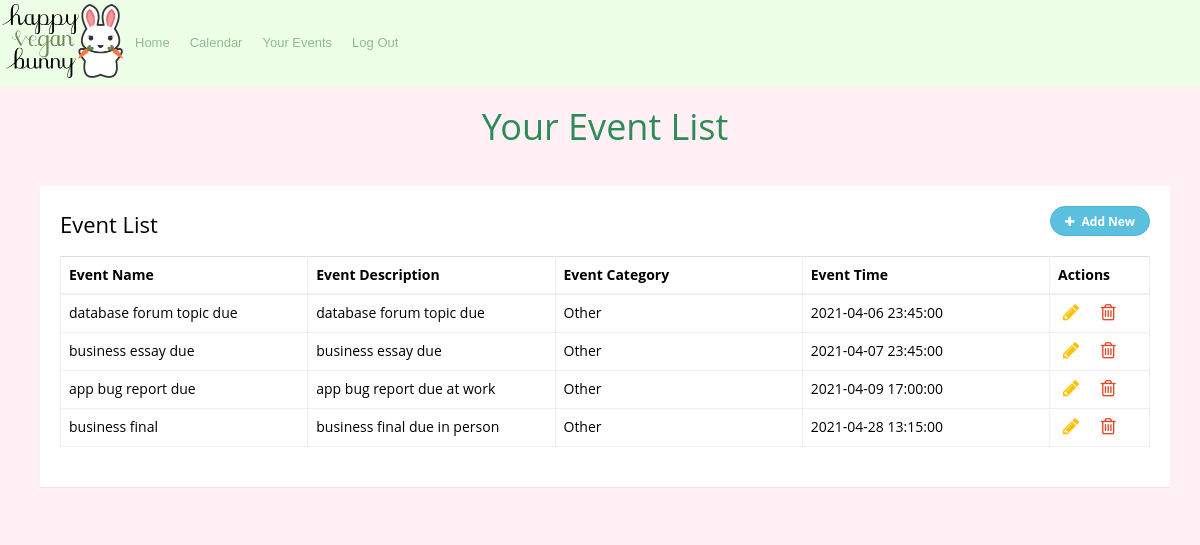
The page /0369/eventlist.php (signed in) on the database its author committed.
### tables this page shows
CREATE TABLE `calendar_events` (
  `id` int(11) NOT NULL,
  `userid` int(11) NOT NULL,
  `event_title` varchar(255) NOT NULL,
  `event_shortdesc` varchar(255) NOT NULL,
  `event_category` varchar(255) NOT NULL,
  `event_start` datetime NOT NULL
);

### 0369/eventlist.php (the view, shortened to what this page needs)
<?php require_once("auth.php");
require_once("config.php");
$sql='SELECT * FROM calendar_events WHERE userid='.$_SESSION['id'].'';
$result=$mysqli->query($sql);
$events = [];
if($result->num_rows > 0)
{
	$events = $result->fetch_all(MYSQLI_ASSOC);
}
?>
<!DOCTYPE html>
	<head>
		<link rel="stylesheet" href="https://maxcdn.bootstrapcdn.com/font-awesome/4.7.0/css/font-awesome.min.css">
        <link rel="stylesheet" href="https://maxcdn.bootstrapcdn.com/bootstrap/3.3.7/css/bootstrap.min.css">
		<link rel="stylesheet" href="../CSS/style.css">
        <link rel="stylesheet" href="calendar.css">
	</head>
	<body>
		<header>
			<nav class="navi">
				<ul>
					<li class="logo"><a href="../index.html">Happy Vegan Bunny</a></li>
                    <li class="links"><a href="../index.html">Home</a></li>
					<li class="links"><a href="calendar.php">Calendar</a></li>
                    <li class="links"><a href="eventlist.php">Your Events</a></li>
                    <li class="links"><a href="logout.php">Log Out</a></li>
				</ul>
			</nav>
		</header>
		<div class="container">
            <p><h1 style="text-align: center;">Your Event List</h1></p>
            <div class="table-wrapper">
                <div class="table-title">
                    <div class="row">
                        <div class="col-sm-8"><h2>Event List</h2></div>
                        <div class="col-sm-4">
                            <button type="button" class="btn btn-info add-new"><i class="fa fa-plus"></i> Add New</button>
                        </div>
                    </div>
                </div>
                <table class="table table-bordered">
                <thead>
                    <tr>
                        <th>Event Name</th>
                        <th>Event Description</th>
                        <th>Event Category</th>
                        <th>Event Time</th>
                        <th>Actions</th>
                    </tr>
                </thead>
                <tbody>
                <?php if(!empty($events)) { ?>
                    <?php foreach($events as $event) { ?>
                        <tr>
                            <td><?php echo $event['event_title']; ?></td>
                            <td><?php echo $event['event_shortdesc']; ?></td>
                            <td><?php echo $event['event_category']; ?></td>
                            <td><?php echo $event['event_start']; ?></td>
                            <td>
                                <a class="edit" title="Edit" data-toggle="tooltip" id="<?php echo $event['id']; ?>"><i class="fa fa-pencil"></i></a>
                                <a class="delete" title="Delete" data-toggle="tooltip" id="<?php echo $event['id']; ?>"><i class="fa fa-trash-o"></i></a>
                            </td>
                        </tr>
                    <?php } ?>
                <?php } ?>
                </tbody>
                </table>
            </div>
        </div>
	</body>
</html>

### CSS/style.css (style rules this page uses)
header { background-color: rgb(238, 255, 231); color: black; font-family: Arial, Helvetica, sans-serif, Cambria, Cochin, Georgia, Times, 'Times New Roman', serif; text-align: left; }
header .logo a { background-image: url("Images/logo.png"); background-size: 125px; background-repeat: no-repeat; text-indent: -10000%; display: inline-block; position: relative; top: 4px; height: auto; width: 125px; }
.navi { overflow: hidden; }
.navi a { color: darkseagreen; float: left; font-size: small; padding: 34px 10px; text-decoration: none; }
ul { list-style-type: none; margin: 0; padding: 0; }
body { background-color: lavenderblush; color: black; font-family: Arial, Helvetica, sans-serif; margin: 0; padding: 0; text-align: center; }
body a { color: darkseagreen; text-decoration: none; }
h1 { color: seagreen; text-align: center; }
.container { display: grid; grid-template-columns: repeat(2, auto); grid-column-gap: 10px; text-align: left; }

### 0369/eventlist.php (style rules this page uses)
body { font-family: 'Open Sans', sans-serif; }
.table-wrapper { width: 100%; margin: 30px auto; background: #fff; padding: 20px; box-shadow: 0 1px 1px rgba(0,0,0,.05); }
.table-title { padding-bottom: 10px; margin: 0 0 10px; }
.table-title h2 { margin: 6px 0 0; font-size: 22px; }
.table-title .add-new { float: right; height: 30px; font-weight: bold; font-size: 12px; text-shadow: none; min-width: 100px; border-radius: 50px; line-height: 13px; }
.table-title .add-new i { margin-right: 4px; }
table.table { table-layout: fixed; }
table.table tr th, table.table tr td { border-color: #efefef; }
table.table th:last-child { width: 100px; }
table.table td a { cursor: pointer; display: inline-block; margin: 0 5px; min-width: 24px; }
table.table td a.edit { color: #FFC107; }
table.table td a.delete { color: #E34724; }
table.table td i { font-size: 19px; }

### rows shown on the page
calendar_events: event_title "database forum topic due", event_shortdesc "database forum topic due", event_category "Other", event_start "2021-04-06 23:45:00"
calendar_events: event_title "business essay due", event_shortdesc "business essay due", event_category "Other", event_start "2021-04-07 23:45:00"
calendar_events: event_title "app bug report due", event_shortdesc "app bug report due at work", event_category "Other", event_start "2021-04-09 17:00:00"
calendar_events: event_title "business final", event_shortdesc "business final due in person", event_category "Other", event_start "2021-04-28 13:15:00"
